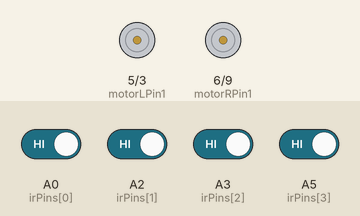
Recording of a sketch running on a simulated Arduino Uno, built with avr-gcc and run on an emulated ATmega328P. Parts: motor-driver pin pairs drawn as motors (green arrow = first pin HIGH = forward, orange = second pin HIGH = backward, longer = more drive). Inputs (shaded band) come from the test bench; at power-on: A0 (irPins[0]), A2 (irPins[1]), A3 (irPins[2]), A5 (irPins[3]) HIGH. What the sketch prints to the serial monitor is not drawn.

Above: at 1.2 s.
1.3 s: A0 (irPins[0]) driven LOW
At 2.5 s:
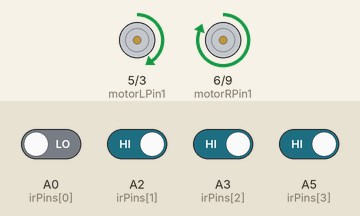
2.8 s: A3 (irPins[2]) driven LOW
5.8 s: A2 (irPins[1]) driven LOW
7.3 s: A0 (irPins[0]) driven HIGH
At 8.5 s:
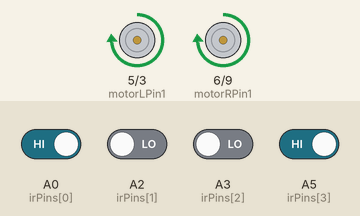
8.8 s: A0 (irPins[0]) driven LOW
At 10.0 s:
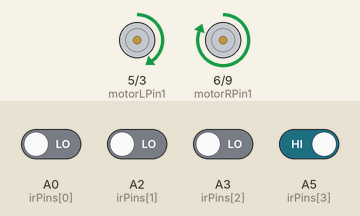
10.3 s: A5 (irPins[3]) driven LOW
At 11.3 s:
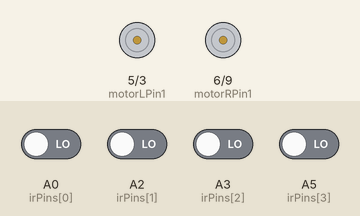
Timing chart, 0 to 13.3 s (numbered marks = the images above; inputs shaded):
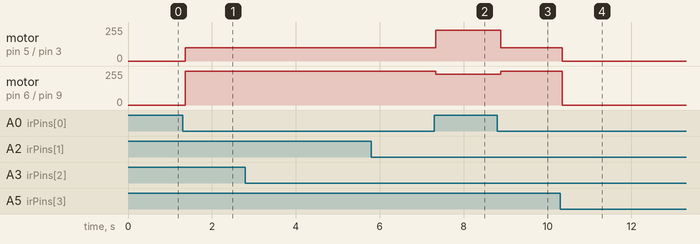

The sketch:

sketch_oct13a.ino
```cpp
const int motorRPin1 = 6; // motor +
const int motorRPin2 = 9;  // motor -
const int motorLPin1 = 5; // +
const int motorLPin2 = 3; // -

int motorLSpeed = 255;//speed full left
int motorRSpeed = 255;//speed full right
int slow = 140;   // speed slow

const int irPins[4] = {A0, A2, A3, A5}; //pin dif
int irSensorDigital[4] = {0,0,0,0};// array variabale
int i,j = 0; // for loop
int irSensors = B0000; // bit dif.


void setup()
{
  pinMode(motorLPin1,OUTPUT);   //M
  pinMode(motorLPin2,OUTPUT);   //O
  pinMode(motorRPin1,OUTPUT);   //T
  pinMode(motorRPin2,OUTPUT);   //O
                                //
  for (int i = 0; i <= 5; i++)//input from IR array
  {pinMode(irPins[i], INPUT);}

Serial.begin(9600); // Starts the serial communication
}

void loop() {
      scan();
     check();
}

void check( )
{
     switch (irSensors) {

     case B0000:
     stopme();
     break;

     case B1001:
     go();
     break;

     case B1101:
     go();
     break;

     case B1100:
     right();
     break;

     case B1110:
     right();
     break;

     case B0011:
     left();
     break;

     case B1000:
     right();
     break;

     default:

     Serial.print("Unhandled case: ");

     }
}

void ut()

{
     Serial.println("                         right motor u trun (spin)");
     analogWrite(motorRPin1, 120);
     analogWrite(motorRPin2, 0);
     analogWrite(motorLPin1, 0);
     analogWrite(motorLPin2, 80);

}
void right()

{
     Serial.println("                         right motor forward (spin)");
     analogWrite(motorRPin1, 255);
     analogWrite(motorRPin2, 0);
     analogWrite(motorLPin1, 100);
     analogWrite(motorLPin2, 0);

}

void ri() //slow forward right

{
     Serial.println("                         right motor slow forward ");
     analogWrite(motorRPin1, 220);
     analogWrite(motorRPin2, 0);
     analogWrite(motorLPin1, 140);
     analogWrite(motorLPin2, 0);

}

void left()  //turn left
{
     Serial.println("                         left  motor forward (spin)");
     analogWrite(motorRPin1, 0);
     analogWrite(motorRPin2, 0);
     analogWrite(motorLPin1, 0);
     analogWrite(motorLPin2, 0);

}
void le()  //slow forward left
{
     Serial.println("                         left  motor slow forward ");
     analogWrite(motorRPin1, 140);
     analogWrite(motorRPin2, 0);
     analogWrite(motorLPin1, 220);
     analogWrite(motorLPin2, 0);

}
void go()  // forward
{
     Serial.println("                         forward ");
     analogWrite(motorRPin1, 230);
     analogWrite(motorRPin2, 0);
     analogWrite(motorLPin1, 230);
     analogWrite(motorLPin2, 0);

}

void stopme()  //stop
{
     Serial.println("                         stop");
     analogWrite(motorRPin1, 0);
     analogWrite(motorRPin2, 0);
     analogWrite(motorLPin1, 0);
     analogWrite(motorLPin2, 0);

}


void scan()//Scan IR white and black
{
  for ( byte count = 0; count <= 5;count++ )
{
  bitWrite(irSensors, count, digitalRead( irPins[count] ));
}
}
```

Measured:
- after the input at 1.3 s, motor on pin 5 (motorLPin1) / pin 3 (motorLPin2): stopped → forward 100/255 after 0.07 s; motor on pin 6 (motorRPin1) / pin 9 (motorRPin2): stopped → forward 255/255 after 0.07 s
- after the input at 2.8 s, every drawn part: stays the same
- after the input at 5.8 s, every drawn part: stays the same
- after the input at 7.3 s, motor on pin 5 (motorLPin1) / pin 3 (motorLPin2): forward 100/255 → forward 230/255 at once; motor on pin 6 (motorRPin1) / pin 9 (motorRPin2): forward 255/255 → forward 230/255 at once
- after the input at 8.8 s, motor on pin 5 (motorLPin1) / pin 3 (motorLPin2): forward 230/255 → forward 100/255 after 0.09 s; motor on pin 6 (motorRPin1) / pin 9 (motorRPin2): forward 230/255 → forward 255/255 after 0.09 s
- after the input at 10.3 s, motor on pin 5 (motorLPin1) / pin 3 (motorLPin2): forward 100/255 → stopped after 0.05 s; motor on pin 6 (motorRPin1) / pin 9 (motorRPin2): forward 255/255 → stopped after 0.05 s
